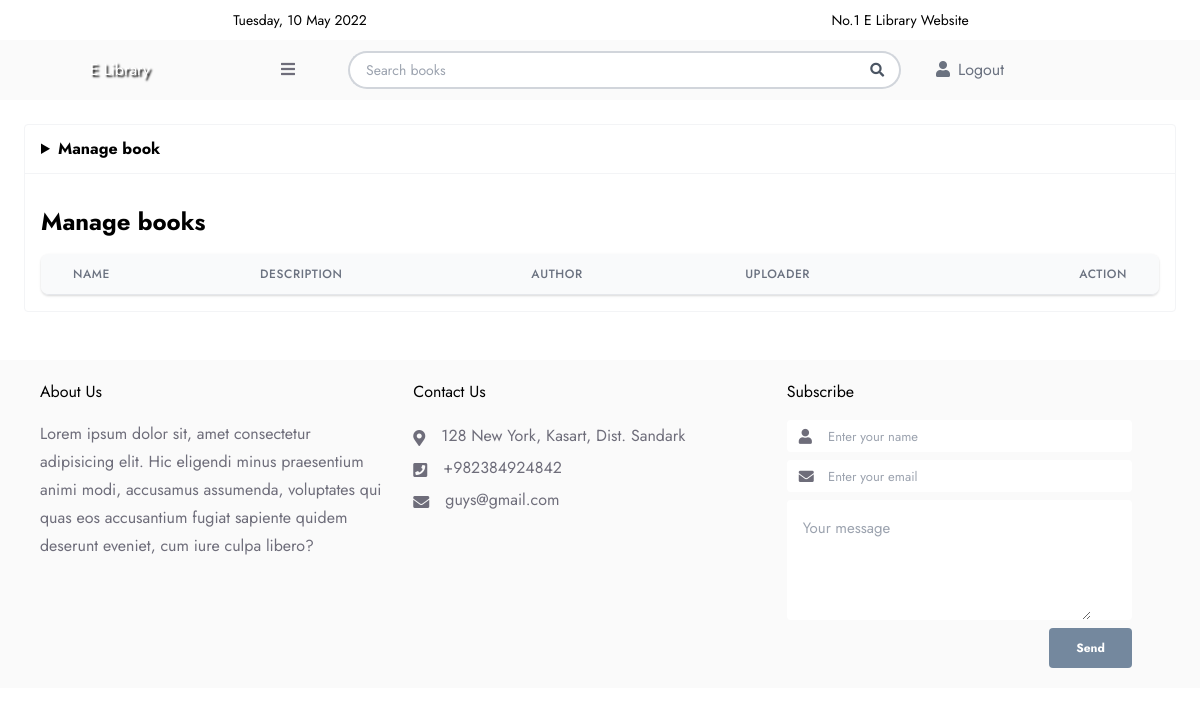
The app's page /manage_books.php (signed in), older data.
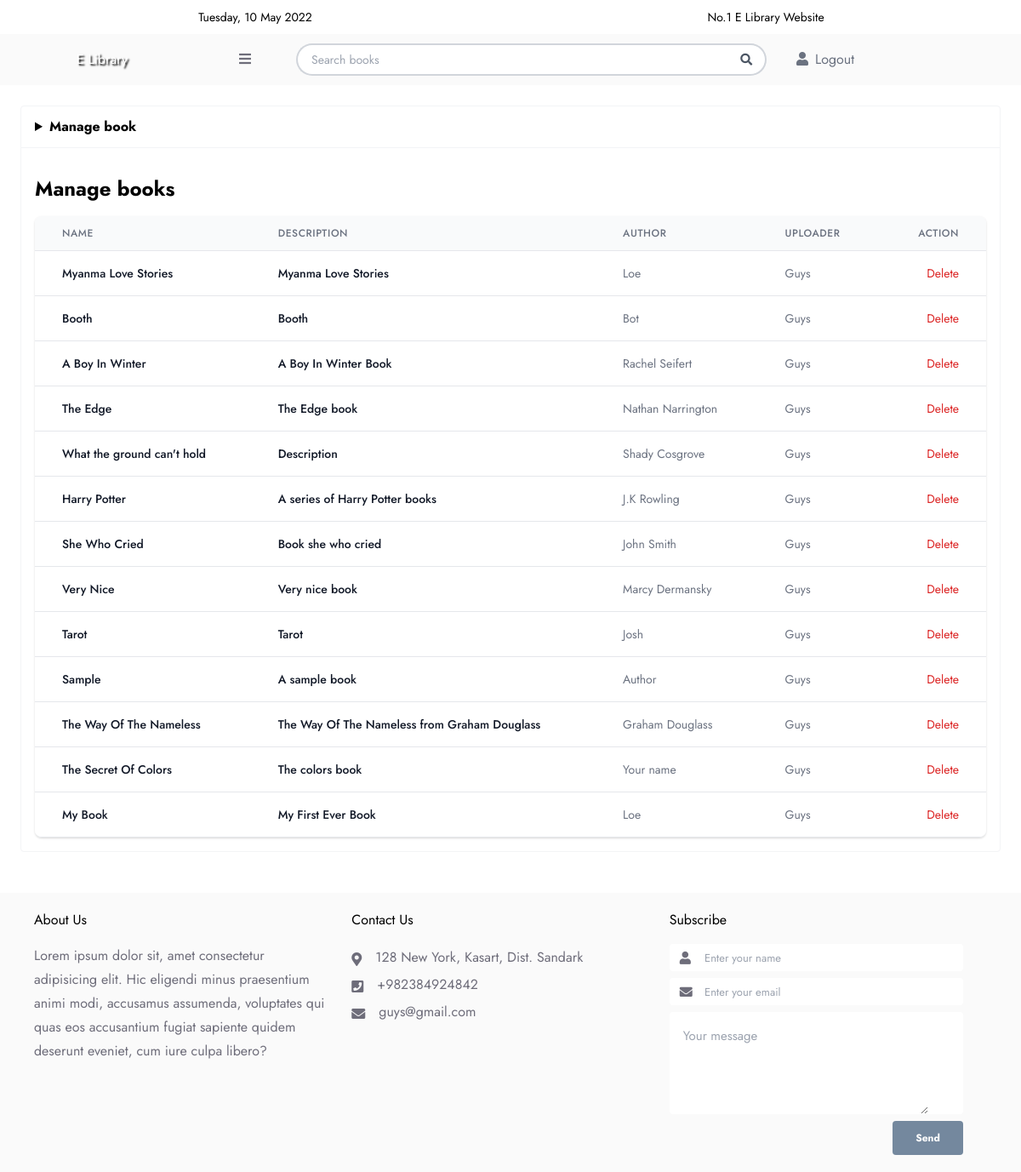
The same page, newer data.
### tables this page shows
CREATE TABLE `books` (
  `id` int(11) NOT NULL AUTO_INCREMENT,
  `book_name` varchar(255) DEFAULT NULL,
  `book_desc` varchar(512) DEFAULT NULL,
  `book_author` int(11) DEFAULT NULL,
  `book_file` varchar(255) DEFAULT NULL,
  `uploader_id` int(11) NOT NULL,
  `book_cover` varchar(32) DEFAULT NULL,
  PRIMARY KEY (`id`),
  KEY `book_uploader_fk` (`uploader_id`),
  KEY `book_author_fk` (`book_author`),
  CONSTRAINT `book_author_fk` FOREIGN KEY (`book_author`) REFERENCES `authors` (`id`) ON DELETE CASCADE,
  CONSTRAINT `book_uploader_fk` FOREIGN KEY (`uploader_id`) REFERENCES `users` (`id`) ON DELETE CASCADE
);

CREATE TABLE `authors` (
  `id` int(11) NOT NULL AUTO_INCREMENT,
  `author_name` varchar(128) DEFAULT NULL,
  `dob` date DEFAULT NULL,
  PRIMARY KEY (`id`)
);

CREATE TABLE `users` (
  `id` int(11) NOT NULL AUTO_INCREMENT,
  `username` varchar(255) NOT NULL,
  `password` varchar(255) NOT NULL,
  `email` varchar(255) NOT NULL,
  `role_id` int(11) NOT NULL DEFAULT 1,
  `phone` varchar(12) DEFAULT NULL,
  PRIMARY KEY (`id`),
  KEY `role_fk` (`role_id`)
);

### inc/function.php (called while the page is built, shortened)
<?php
function display_books()
{
    include("inc/connect.php");
    $rows = [];
    $sql = "SELECT b.id, b.book_name, b.book_desc, u.username, u.email, a.author_name as book_author from books b inner join users u on b.uploader_id=u.id inner join authors a on a.id=b.book_author";
    $result = $con->query($sql);
    while ($row = $result->fetch_assoc()) {
        $rows[] = $row;
    }
    return $rows;
}

### manage_books.php (the view, shortened to what the changed rows need)
<!DOCTYPE html>
<html lang="en">
<?php include("inc/head.php") ?>
<body class="bg-white text-base dark:bg-gray-800 dark:text-gray-100">
    <div id="app" data-v-app="">
        <?php
        include("inc/header.php"); ?>
        <link href="https://cdn.jsdelivr.net/npm/tom-select/dist/css/tom-select.css" rel="stylesheet" />
        <?php
        $books = display_books();
        $authors = display_authors(); ?>
        <section class="px-0 md:px-6 py-6">
            <div class="md:rounded border-gray-100 dark:bg-gray-900/70 bg-white border dark:border-gray-800 mb-6">
                <div class="flex flex-col flex-grow mt-4">
                    <div class="my-2">
                        <div class="py-2 align-middle px-4">
                            <div class="shadow overflow-hidden border-b border-gray-200 sm:rounded-lg">
                                <table class="divide-y divide-gray-200 min-w-full">
                                    <thead class="bg-gray-50">
                                        <tr>
                                            <th scope="col" class="px-6 py-3 text-left text-xs font-medium text-gray-500 uppercase tracking-wider">Name</th>
                                            <th scope="col" class="px-6 py-3 text-left text-xs font-medium text-gray-500 uppercase tracking-wider">Description</th>
                                            <th scope="col" class="px-6 py-3 text-left text-xs font-medium text-gray-500 uppercase tracking-wider">Author</th>
                                            <th scope="col" class="px-6 py-3 text-left text-xs font-medium text-gray-500 uppercase tracking-wider">Uploader</th>
                                            <th scope="col" class="px-6 py-3 text-xs font-medium text-gray-500 uppercase tracking-wider text-right">Action</th>
                                        </tr>
                                    </thead>
                                    <tbody class="bg-white divide-y divide-gray-200">
                                        <?php
                                        foreach ($books as $book) {
                                        ?>
                                            <tr>
                                                <td class="px-6 py-4 whitespace-nowrap">
                                                    <div class="flex items-center">
                                                        <div class="text-sm font-medium text-gray-900"> <?php echo $book['book_name'] ?> </div>
                                                    </div>
                                                </td>
                                                <td class="px-6 py-4 whitespace-nowrap">
                                                    <div class="flex items-center">
                                                        <div class="text-sm font-medium text-gray-900"> <?php echo $book['book_desc'] ?> </div>
                                                    </div>
                                                </td>
                                                <td class="px-6 py-4 whitespace-nowrap text-sm text-gray-500"><?php echo $book["book_author"] ?></td>
                                                <td class="px-6 py-4 whitespace-nowrap text-sm text-gray-500"><?php echo $book["username"] ?></td>
                                                <td class="px-6 py-4 whitespace-nowrap text-right text-sm font-medium flex justify-end">
                                                    <form action="inc/controller/book_controller.php" method="POST">
                                                        <button name="del_book" class="text-red-600 hover:text-red-900 ml-2">Delete</button>
                                                    </form>
                                                </td>
                                            </tr>
                                        <?php }
                                        ?>
                                    </tbody>
                                </table>
                            </div>
                        </div>
                    </div>
                </div>
            </div>
        </section>
    </div>
    <?php include("inc/footer.php") ?>
</body>
</html>

Row changes from the older to the newer data that the page shows:
now on this page (row edited): books: book_name "Myanma Love Stories", book_desc "Myanma Love Stories", book_author.author_name "Loe", uploader.username "Guys"
now on this page (row edited): books: book_name "Booth", book_desc "Booth", book_author.author_name "Bot", uploader.username "Guys"
now on this page (row edited): books: book_name "A Boy In Winter", book_desc "A Boy In Winter Book", book_author.author_name "Rachel Seifert", uploader.username "Guys"
now on this page (row edited): books: book_name "The Edge", book_desc "The Edge book", book_author.author_name "Nathan Narrington", uploader.username "Guys"
now on this page (row edited): books: book_name "What the ground can't hold", book_desc "Description", book_author.author_name "Shady Cosgrove", uploader.username "Guys"
now on this page (row edited): books: book_name "Harry Potter", book_desc "A series of Harry Potter books", book_author.author_name "J.K Rowling", uploader.username "Guys"
now on this page (row edited): books: book_name "She Who Cried", book_desc "Book she who cried", book_author.author_name "John Smith", uploader.username "Guys"
now on this page (row edited): books: book_name "Very Nice", book_desc "Very nice book", book_author.author_name "Marcy Dermansky", uploader.username "Guys"
now on this page (row edited): books: book_name "Tarot", book_desc "Tarot", book_author.author_name "Josh", uploader.username "Guys"
now on this page (row edited): books: book_name "Sample", book_desc "A sample book", book_author.author_name "Author", uploader.username "Guys"
now on this page (row edited): books: book_name "The Way Of The Nameless", book_desc "The Way Of The Nameless from Graham Douglass", book_author.author_name "Graham Douglass", uploader.username "Guys"
now on this page (row edited): books: book_name "The Secret Of Colors", book_desc "The colors book", book_author.author_name "Your name", uploader.username "Guys"
added books: book_name "My Book", book_desc "My First Ever Book", book_author.author_name "Loe", uploader.username "Guys"
